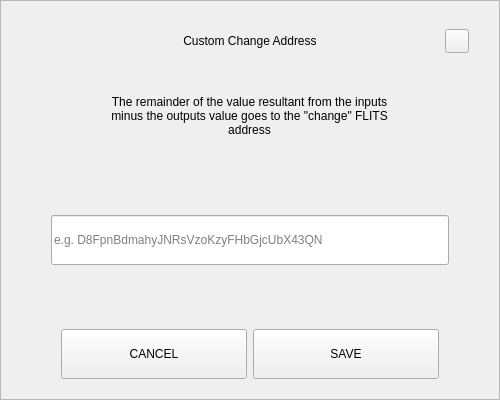
<?xml version="1.0" encoding="UTF-8"?>
<ui version="4.0">
 <class>SendChangeAddressDialog</class>
 <widget class="QDialog" name="SendChangeAddressDialog">
  <property name="geometry">
   <rect>
    <x>0</x>
    <y>0</y>
    <width>500</width>
    <height>400</height>
   </rect>
  </property>
  <property name="windowTitle">
   <string>Dialog</string>
  </property>
  <layout class="QVBoxLayout" name="verticalLayout">
   <property name="spacing">
    <number>0</number>
   </property>
   <property name="leftMargin">
    <number>0</number>
   </property>
   <property name="topMargin">
    <number>0</number>
   </property>
   <property name="rightMargin">
    <number>0</number>
   </property>
   <property name="bottomMargin">
    <number>0</number>
   </property>
   <item>
    <widget class="QFrame" name="frame">
     <property name="styleSheet">
      <string notr="true"/>
     </property>
     <property name="frameShape">
      <enum>QFrame::StyledPanel</enum>
     </property>
     <property name="frameShadow">
      <enum>QFrame::Raised</enum>
     </property>
     <layout class="QVBoxLayout" name="verticalLayout_2" stretch="0,0,0,0,0,0,0">
      <property name="spacing">
       <number>0</number>
      </property>
      <property name="leftMargin">
       <number>30</number>
      </property>
      <property name="topMargin">
       <number>20</number>
      </property>
      <property name="rightMargin">
       <number>30</number>
      </property>
      <property name="bottomMargin">
       <number>20</number>
      </property>
      <item>
       <layout class="QHBoxLayout" name="horizontalLayout_3">
        <property name="spacing">
         <number>0</number>
        </property>
        <item>
         <spacer name="horizontalSpacer_2">
          <property name="orientation">
           <enum>Qt::Horizontal</enum>
          </property>
          <property name="sizeHint" stdset="0">
           <size>
            <width>40</width>
            <height>20</height>
           </size>
          </property>
         </spacer>
        </item>
        <item>
         <widget class="QLabel" name="labelTitle">
          <property name="minimumSize">
           <size>
            <width>0</width>
            <height>40</height>
           </size>
          </property>
          <property name="maximumSize">
           <size>
            <width>16777215</width>
            <height>40</height>
           </size>
          </property>
          <property name="styleSheet">
           <string notr="true">padding-left:24px;</string>
          </property>
          <property name="text">
           <string>Custom Change Address</string>
          </property>
          <property name="alignment">
           <set>Qt::AlignCenter</set>
          </property>
          <property name="margin">
           <number>7</number>
          </property>
         </widget>
        </item>
        <item>
         <spacer name="horizontalSpacer">
          <property name="orientation">
           <enum>Qt::Horizontal</enum>
          </property>
          <property name="sizeHint" stdset="0">
           <size>
            <width>40</width>
            <height>20</height>
           </size>
          </property>
         </spacer>
        </item>
        <item>
         <widget class="QPushButton" name="btnEsc">
          <property name="minimumSize">
           <size>
            <width>24</width>
            <height>24</height>
           </size>
          </property>
          <property name="maximumSize">
           <size>
            <width>24</width>
            <height>24</height>
           </size>
          </property>
          <property name="focusPolicy">
           <enum>Qt::NoFocus</enum>
          </property>
          <property name="text">
           <string/>
          </property>
         </widget>
        </item>
       </layout>
      </item>
      <item>
       <spacer name="verticalSpacer_2">
        <property name="orientation">
         <enum>Qt::Vertical</enum>
        </property>
        <property name="sizeType">
         <enum>QSizePolicy::Fixed</enum>
        </property>
        <property name="sizeHint" stdset="0">
         <size>
          <width>20</width>
          <height>20</height>
         </size>
        </property>
       </spacer>
      </item>
      <item alignment="Qt::AlignHCenter">
       <widget class="QLabel" name="labelMessage">
        <property name="minimumSize">
         <size>
          <width>0</width>
          <height>70</height>
         </size>
        </property>
        <property name="text">
         <string>The remainder of the value resultant from the inputs minus the outputs value goes to the &quot;change&quot; FLITS address</string>
        </property>
        <property name="alignment">
         <set>Qt::AlignCenter</set>
        </property>
        <property name="wordWrap">
         <bool>true</bool>
        </property>
       </widget>
      </item>
      <item>
       <spacer name="verticalSpacer_3">
        <property name="orientation">
         <enum>Qt::Vertical</enum>
        </property>
        <property name="sizeHint" stdset="0">
         <size>
          <width>20</width>
          <height>40</height>
         </size>
        </property>
       </spacer>
      </item>
      <item>
       <layout class="QHBoxLayout" name="horizontalLayout_2">
        <property name="spacing">
         <number>0</number>
        </property>
        <property name="leftMargin">
         <number>20</number>
        </property>
        <property name="rightMargin">
         <number>20</number>
        </property>
        <item>
         <widget class="QLineEdit" name="lineEditAddress">
          <property name="minimumSize">
           <size>
            <width>0</width>
            <height>50</height>
           </size>
          </property>
          <property name="placeholderText">
           <string notr="true">e.g. D8FpnBdmahyJNRsVzoKzyFHbGjcUbX43QN</string>
          </property>
         </widget>
        </item>
       </layout>
      </item>
      <item>
       <spacer name="verticalSpacer">
        <property name="orientation">
         <enum>Qt::Vertical</enum>
        </property>
        <property name="sizeHint" stdset="0">
         <size>
          <width>20</width>
          <height>40</height>
         </size>
        </property>
       </spacer>
      </item>
      <item>
       <layout class="QHBoxLayout" name="horizontalLayout" stretch="2,2">
        <property name="spacing">
         <number>6</number>
        </property>
        <property name="leftMargin">
         <number>30</number>
        </property>
        <property name="rightMargin">
         <number>30</number>
        </property>
        <item>
         <widget class="QPushButton" name="btnCancel">
          <property name="minimumSize">
           <size>
            <width>180</width>
            <height>50</height>
           </size>
          </property>
          <property name="focusPolicy">
           <enum>Qt::NoFocus</enum>
          </property>
          <property name="text">
           <string>CANCEL</string>
          </property>
         </widget>
        </item>
        <item>
         <widget class="QPushButton" name="btnSave">
          <property name="minimumSize">
           <size>
            <width>180</width>
            <height>50</height>
           </size>
          </property>
          <property name="focusPolicy">
           <enum>Qt::NoFocus</enum>
          </property>
          <property name="text">
           <string>SAVE</string>
          </property>
         </widget>
        </item>
       </layout>
      </item>
     </layout>
    </widget>
   </item>
  </layout>
 </widget>
 <resources/>
 <connections/>
</ui>
